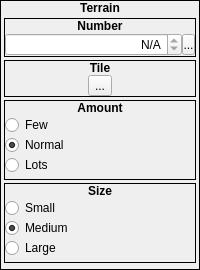
      <widget class="QFrame" name="frame_7">
       <property name="frameShape">
        <enum>QFrame::Box</enum>
       </property>
       <property name="frameShadow">
        <enum>QFrame::Plain</enum>
       </property>
       <layout class="QVBoxLayout" name="verticalLayout_10">
        <property name="spacing">
         <number>0</number>
        </property>
        <property name="margin">
         <number>0</number>
        </property>
        <item>
         <widget class="QLabel" name="label_7">
          <property name="sizePolicy">
           <sizepolicy hsizetype="Preferred" vsizetype="Fixed">
            <horstretch>0</horstretch>
            <verstretch>0</verstretch>
           </sizepolicy>
          </property>
          <property name="font">
           <font>
            <weight>75</weight>
            <bold>true</bold>
           </font>
          </property>
          <property name="text">
           <string>Terrain</string>
          </property>
          <property name="alignment">
           <set>Qt::AlignCenter</set>
          </property>
         </widget>
        </item>
        <item>
         <widget class="QWidget" name="widget_2" native="true">
          <layout class="QVBoxLayout" name="verticalLayout_11">
           <property name="spacing">
            <number>3</number>
           </property>
           <property name="margin">
            <number>3</number>
           </property>
           <item>
            <widget class="QFrame" name="frame_9">
             <property name="sizePolicy">
              <sizepolicy hsizetype="Preferred" vsizetype="Fixed">
               <horstretch>0</horstretch>
               <verstretch>0</verstretch>
              </sizepolicy>
             </property>
             <property name="frameShape">
              <enum>QFrame::Box</enum>
             </property>
             <property name="frameShadow">
              <enum>QFrame::Plain</enum>
             </property>
             <layout class="QVBoxLayout" name="verticalLayout_13">
              <property name="spacing">
               <number>0</number>
              </property>
              <property name="margin">
               <number>0</number>
              </property>
              <item>
               <widget class="QLabel" name="label_10">
                <property name="sizePolicy">
                 <sizepolicy hsizetype="Preferred" vsizetype="Fixed">
                  <horstretch>0</horstretch>
                  <verstretch>0</verstretch>
                 </sizepolicy>
                </property>
                <property name="font">
                 <font>
                  <weight>75</weight>
                  <bold>true</bold>
                 </font>
                </property>
                <property name="text">
                 <string>Number</string>
                </property>
                <property name="alignment">
                 <set>Qt::AlignCenter</set>
                </property>
               </widget>
              </item>
              <item>
               <widget class="QWidget" name="widget_6" native="true">
                <layout class="QHBoxLayout" name="horizontalLayout_6">
                 <property name="spacing">
                  <number>0</number>
                 </property>
                 <property name="margin">
                  <number>0</number>
                 </property>
                 <item>
                  <widget class="QSpinBox" name="sbTerrainNumber">
                   <property name="sizePolicy">
                    <sizepolicy hsizetype="Preferred" vsizetype="Fixed">
                     <horstretch>0</horstretch>
                     <verstretch>0</verstretch>
                    </sizepolicy>
                   </property>
                   <property name="alignment">
                    <set>Qt::AlignRight|Qt::AlignTrailing|Qt::AlignVCenter</set>
                   </property>
                   <property name="specialValueText">
                    <string>N/A</string>
                   </property>
                   <property name="minimum">
                    <number>0</number>
                   </property>
                   <property name="maximum">
                    <number>0</number>
                   </property>
                  </widget>
                 </item>
                 <item>
                  <widget class="SpinBoxSideButton" name="bTerrainNumberSpinButton">
                   <property name="minimumSize">
                    <size>
                     <width>13</width>
                     <height>21</height>
                    </size>
                   </property>
                   <property name="maximumSize">
                    <size>
                     <width>13</width>
                     <height>21</height>
                    </size>
                   </property>
                   <property name="text">
                    <string>...</string>
                   </property>
                   <property name="icon">
                    <iconset resource="gui_icons.qrc">
                     <normaloff>:/icons/spinBoxSideButton.png</normaloff>:/icons/spinBoxSideButton.png</iconset>
                   </property>
                   <property name="iconSize">
                    <size>
                     <width>8</width>
                     <height>16</height>
                    </size>
                   </property>
                  </widget>
                 </item>
                </layout>
               </widget>
              </item>
             </layout>
            </widget>
           </item>
           <item>
            <widget class="QFrame" name="frmTerrainTile">
             <property name="sizePolicy">
              <sizepolicy hsizetype="Preferred" vsizetype="Fixed">
               <horstretch>0</horstretch>
               <verstretch>0</verstretch>
              </sizepolicy>
             </property>
             <property name="frameShape">
              <enum>QFrame::Box</enum>
             </property>
             <property name="frameShadow">
              <enum>QFrame::Plain</enum>
             </property>
             <layout class="QVBoxLayout" name="verticalLayout_77">
              <property name="spacing">
               <number>0</number>
              </property>
              <property name="margin">
               <number>0</number>
              </property>
              <item>
               <widget class="QLabel" name="label_44">
                <property name="sizePolicy">
                 <sizepolicy hsizetype="Preferred" vsizetype="Fixed">
                  <horstretch>0</horstretch>
                  <verstretch>0</verstretch>
                 </sizepolicy>
                </property>
                <property name="font">
                 <font>
                  <weight>75</weight>
                  <bold>true</bold>
                 </font>
                </property>
                <property name="text">
                 <string>Tile</string>
                </property>
                <property name="alignment">
                 <set>Qt::AlignCenter</set>
                </property>
               </widget>
              </item>
              <item>
               <widget class="QWidget" name="widget_53" native="true">
                <layout class="QHBoxLayout" name="horizontalLayout_13">
                 <property name="spacing">
                  <number>0</number>
                 </property>
                 <property name="margin">
                  <number>0</number>
                 </property>
                 <item>
                  <widget class="TileButton" name="tbTerrainTile">
                   <property name="text">
                    <string>...</string>
                   </property>
                   <property name="icon">
                    <iconset resource="gui_icons.qrc">
                     <normaloff>:/icons/addtile.png</normaloff>:/icons/addtile.png</iconset>
                   </property>
                   <property name="iconSize">
                    <size>
                     <width>32</width>
                     <height>32</height>
                    </size>
                   </property>
                  </widget>
                 </item>
                </layout>
               </widget>
              </item>
             </layout>
            </widget>
           </item>
           <item>
            <widget class="QFrame" name="frmTerrainAmount">
             <property name="sizePolicy">
              <sizepolicy hsizetype="Preferred" vsizetype="Fixed">
               <horstretch>0</horstretch>
               <verstretch>0</verstretch>
              </sizepolicy>
             </property>
             <property name="minimumSize">
              <size>
               <width>0</width>
               <height>80</height>
              </size>
             </property>
             <property name="maximumSize">
              <size>
               <width>16777215</width>
               <height>80</height>
              </size>
             </property>
             <property name="frameShape">
              <enum>QFrame::Box</enum>
             </property>
             <property name="frameShadow">
              <enum>QFrame::Plain</enum>
             </property>
             <layout class="QVBoxLayout" name="verticalLayout_82">
              <property name="spacing">
               <number>0</number>
              </property>
              <property name="margin">
               <number>0</number>
              </property>
              <item>
               <widget class="QLabel" name="label_49">
                <property name="sizePolicy">
                 <sizepolicy hsizetype="Preferred" vsizetype="Fixed">
                  <horstretch>0</horstretch>
                  <verstretch>0</verstretch>
                 </sizepolicy>
                </property>
                <property name="font">
                 <font>
                  <weight>75</weight>
                  <bold>true</bold>
                 </font>
                </property>
                <property name="text">
                 <string>Amount</string>
                </property>
                <property name="alignment">
                 <set>Qt::AlignCenter</set>
                </property>
               </widget>
              </item>
              <item>
               <widget class="QRadioButton" name="rbTAmount_Few">
                <property name="text">
                 <string>Few</string>
                </property>
               </widget>
              </item>
              <item>
               <widget class="QRadioButton" name="rbTAmount_Normal">
                <property name="text">
                 <string>Normal</string>
                </property>
                <property name="checked">
                 <bool>true</bool>
                </property>
               </widget>
              </item>
              <item>
               <widget class="QRadioButton" name="rbTAmount_Lots">
                <property name="text">
                 <string>Lots</string>
                </property>
               </widget>
              </item>
             </layout>
            </widget>
           </item>
           <item>
            <widget class="QFrame" name="frmTerrainSize">
             <property name="sizePolicy">
              <sizepolicy hsizetype="Preferred" vsizetype="Fixed">
               <horstretch>0</horstretch>
               <verstretch>0</verstretch>
              </sizepolicy>
             </property>
             <property name="minimumSize">
              <size>
               <width>0</width>
               <height>80</height>
              </size>
             </property>
             <property name="maximumSize">
              <size>
               <width>16777215</width>
               <height>80</height>
              </size>
             </property>
             <property name="frameShape">
              <enum>QFrame::Box</enum>
             </property>
             <property name="frameShadow">
              <enum>QFrame::Plain</enum>
             </property>
             <layout class="QVBoxLayout" name="verticalLayout_83">
              <property name="spacing">
               <number>0</number>
              </property>
              <property name="margin">
               <number>0</number>
              </property>
              <item>
               <widget class="QLabel" name="label_50">
                <property name="sizePolicy">
                 <sizepolicy hsizetype="Preferred" vsizetype="Fixed">
                  <horstretch>0</horstretch>
                  <verstretch>0</verstretch>
                 </sizepolicy>
                </property>
                <property name="font">
                 <font>
                  <weight>75</weight>
                  <bold>true</bold>
                 </font>
                </property>
                <property name="text">
                 <string>Size</string>
                </property>
                <property name="alignment">
                 <set>Qt::AlignCenter</set>
                </property>
               </widget>
              </item>
              <item>
               <widget class="QRadioButton" name="rbTSize_Small">
                <property name="text">
                 <string>Small</string>
                </property>
               </widget>
              </item>
              <item>
               <widget class="QRadioButton" name="rbTSize_Medium">
                <property name="text">
                 <string>Medium</string>
                </property>
                <property name="checked">
                 <bool>true</bool>
                </property>
               </widget>
              </item>
              <item>
               <widget class="QRadioButton" name="rbTSize_Large">
                <property name="text">
                 <string>Large</string>
                </property>
               </widget>
              </item>
             </layout>
            </widget>
           </item>
           <item>
            <widget class="QFrame" name="frmTerrainPlaceHolder">
             <property name="sizePolicy">
              <sizepolicy hsizetype="Preferred" vsizetype="Expanding">
               <horstretch>0</horstretch>
               <verstretch>0</verstretch>
              </sizepolicy>
             </property>
             <property name="frameShape">
              <enum>QFrame::Box</enum>
             </property>
             <property name="frameShadow">
              <enum>QFrame::Plain</enum>
             </property>
            </widget>
           </item>
          </layout>
         </widget>
        </item>
       </layout>
      </widget>
